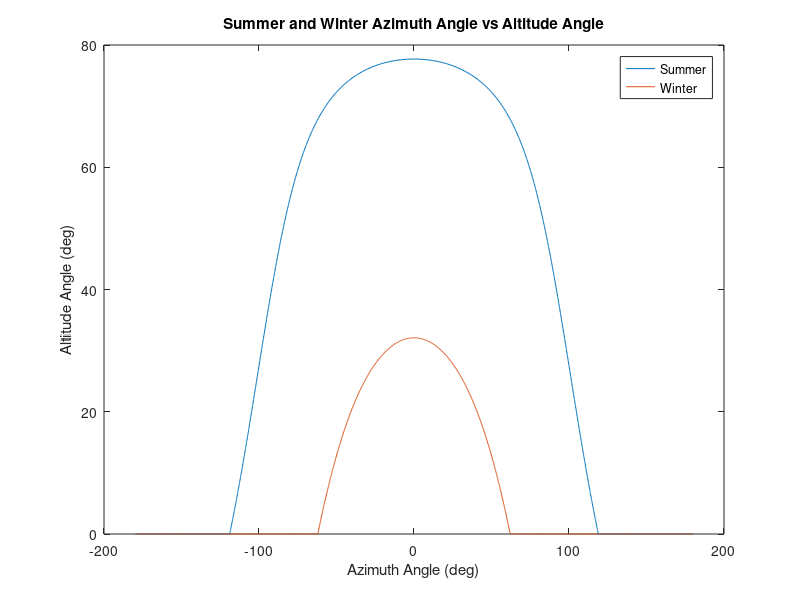
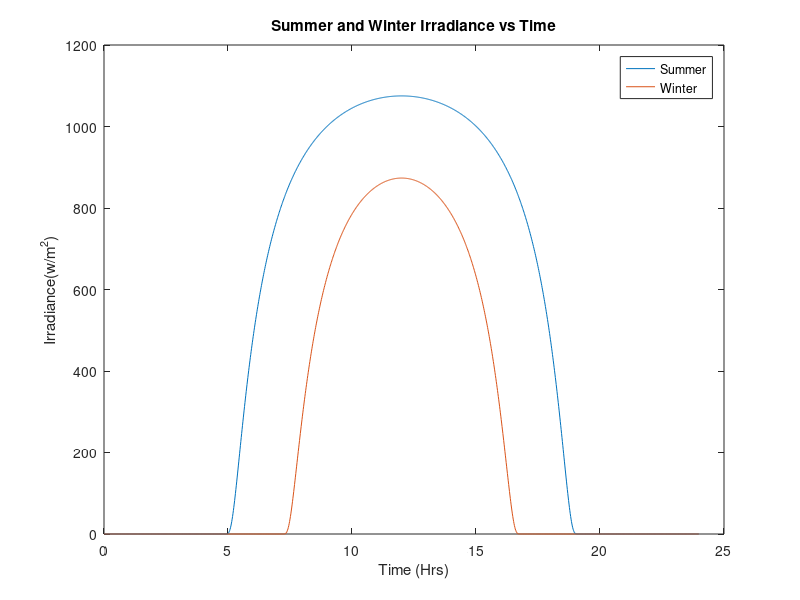
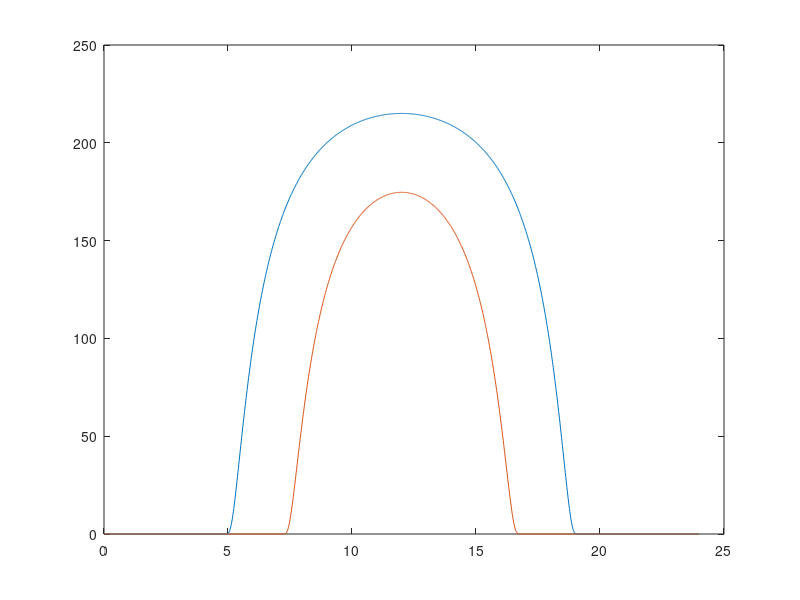

These figures' MATLAB source, in order:
%% Reset Everything

close all
clear all

%% Time / Hour Angle
tm = 0:1:1439;  %Increment minutes in one day
th = tm/60;     %Convert so that it increments fraction of hrs in on day.
h = 12 - th;    %Convert to difference between solar noon
H = 15*h;       %Convert to Hour Angle 

%% Declimantion Angle
%  23.45sin[(360/365)(n-81)]

% Summer Day: July 1st
n_sum = 181; %days
n_win = 372; %days
sum_declimation = 23.45.*sind((360/365).*(n_sum - 81));
win_declimation = 23.45.*sind((360/365).*(n_win - 81));
        
%% Altitude Angle 
% Altitude angle at solar noon, Bn - angle between the sun and the local
% horizon:
    % Bn = 90 - Lat - Dec.
    
    % Location:
        % Latitude: 35.484 deg.
        % Longitude: 120.672 deg. 
        lat = 35.484;
        
    % Sin(beta) = cos(Lat)cos(Dec)cos(H) + sin(Lat)sin(Dec)
    sum_coslat = cosd(lat);
    sum_cosDec = cosd(sum_declimation);
    sum_cosH = cosd(H);
    sum_sinlat = sind(lat);
    sum_sinDec = sind(sum_declimation);
    sum_sinbeta = ((sum_coslat.*sum_cosDec.*sum_cosH) +  sum_sinlat.*sum_sinDec);
    sum_altitude_angle = asind(sum_sinbeta);
    
    win_coslat = cosd(lat);
    win_cosDec = cosd(win_declimation);
    win_cosH = cosd(H);
    win_sinlat = sind(lat);
    win_sinDec = sind(win_declimation);
    win_sinbeta = (win_coslat.*win_cosDec.*win_cosH) +  win_sinlat.*win_sinDec;
    win_altitude_angle = asind(win_sinbeta);
    
    
        
    %sum_altitude = 90 - lat - sum_declimation
    %win_altitude = 90 - lat - win_declimation
    
    %% Azimuth Angle 
% The azimuth angle, Az, of the sun or a celetial body (St) is depending on
% it's declination, Dec, and altitude, Alt, and on the Lat of the observer.

% azimuth angle: 
    % sin(phi) = [cos(Dec)sin(H)]/cos(altitude_angle)
    
sum_sinH = sind(H);
sum_cosBeta = cosd(sum_altitude_angle);

sum_sinphi = ((sum_cosDec.*sum_sinH)./sum_cosBeta);
sum_azimuth_angle = asind(sum_sinphi);

win_sinH = sind(H);
win_cosBeta = cosd(win_altitude_angle);

win_sinphi = (win_cosDec.*win_sinH)./win_cosBeta;
win_azimuth_angle = asind(win_sinphi);

 for(i=1:length(H))
     if (sum_cosH(i) >= (tand(sum_declimation)/tand(lat)))
     else if(sum_azimuth_angle(i)<0)
        sum_azimuth_angle(i) = -180 - sum_azimuth_angle(i);
     else 
     sum_azimuth_angle(i) = 180 - sum_azimuth_angle(i);
         end
     end
 end
 
 for(i=1:length(H))
     if(sum_altitude_angle(i) < 0)
         sum_altitude_angle(i) = 0;
     end
 end
 
  for(i=1:length(H))
     if (win_cosH(i) >= (tand(win_declimation)/tand(lat)))
     else if(win_azimuth_angle(i)<0)
        win_azimuth_angle(i) = -180 - win_azimuth_angle(i);
     else 
     win_azimuth_angle(i) = 180 - win_azimuth_angle(i);
         end
     end
  end
  
   for(i=1:length(H))
     if(win_altitude_angle(i) < 0)
         win_altitude_angle(i) = 0;
     end
   end
 
figure(1)
plot(sum_azimuth_angle , sum_altitude_angle)
xlabel('Azimuth Angle (deg)')
ylabel('Altitude Angle (deg)')
hold on
plot(win_azimuth_angle , win_altitude_angle)
title('Summer and Winter Azimuth Angle vs Altitude Angle')
legend('Summer', 'Winter', 'Location', 'NorthEast')


%% Irradiance 
% Irradiance of atmosphere: 1377 w/m^2

sum_AM = 1./sind(sum_altitude_angle);
win_AM = 1./sind(win_altitude_angle);

sum_I = 1377.*(0.7.^(sum_AM).^(0.678));
win_I = 1377.*(0.7.^(win_AM).^(0.678));

figure(2)
plot(th, sum_I)
hold on 
plot(th, win_I)
xlabel('Time (Hrs)')
ylabel('Irradiance(w/m^2)')
title('Summer and Winter Irradiance vs Time')
legend('Summer', 'Winter', 'Location', 'NorthEast')


sum_array_energy = ((th(2:end)-th(1:end-1)).*(sum_I(2:end)+sum_I(1:end-1)))/2;
sum_energy = sum(sum_array_energy)

win_array_energy = ((th(2:end)-th(1:end-1)).*(win_I(2:end)+win_I(1:end-1)))/2;
win_energy = sum(win_array_energy)

%% Amount of Daylight

sum_HSR_pos = acosd(-tand(lat).*tand(sum_declimation));
sum_HSR_neg = acosd((tand(lat).*tand(sum_declimation)));
win_HSR_pos = acosd(-tand(lat).*tand(win_declimation));
win_HSR_neg = acosd((tand(lat).*tand(win_declimation)));

sum_sunrise_pos = 12 - sum_HSR_pos/15
sum_sunrise_neg = 24 - sum_HSR_neg/15
win_sunrise_pos = 12 - win_HSR_pos/15
win_sunrise_neg = 24 - win_HSR_neg/15

sum_sunlight = sum_sunrise_neg - sum_sunrise_pos
win_sunlight = win_sunrise_neg - win_sunrise_pos

%% Average Energy Per Daylight Hour
sum_average_energy = sum_energy./sum_sunlight
win_average_energy = win_energy./win_sunlight

%% Solar Panel Where Efficiency is 20%
%This currently considers without the building site. 
eta = 0.2;
sum_solar_panel = eta.*sum_I;
win_solar_panel = eta.*win_I;

figure(3)
plot(th, sum_solar_panel)
hold on
plot(th, win_solar_panel)

temp_coeff = 0.38/100 %Power Temperature Coefficient 0.38%/deg C.
    
